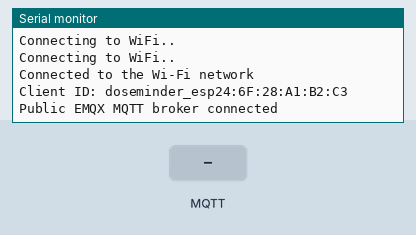
Simulated run of this sketch. Board: ESP32. Parts: the last lines printed to the serial monitor. Inputs (shaded band) come from the test bench. WiFi joins after 1.5 s; servers stay silent unless stated; no MQTT or app messages arrive unless stated.

Above: at 4.7 s.
4.8 s: MQTT message "1" arrives on the first subscribed topic
At 5.8 s:
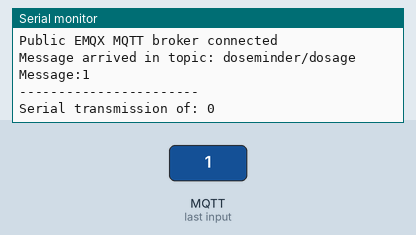
6.3 s: MQTT message "on" arrives on the first subscribed topic
At 7.0 s:
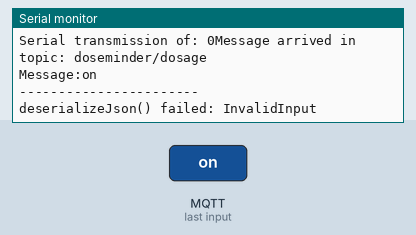
7.8 s: MQTT message "off" arrives on the first subscribed topic
At 9.3 s:
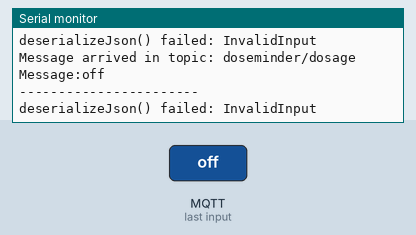

The sketch:

firmware.ino
```cpp
#include <WiFi.h>
#include <PubSubClient.h>
#include <HardwareSerial.h>
#include <ArduinoJson.h>

#define BAUD_RATE  115200

// USART2 Declaration
#define RX2            16
#define TX2            17

HardwareSerial SerialPort2(2);

// WiFi
const char *ssid     = "Pixel_4276";
const char *password = "vaifuncionar";

// MQTT Broker
const char *mqtt_broker   = "broker.emqx.io";
const char *topic         = "doseminder/dosage";
const char *mqtt_username = "emqx";
const char *mqtt_password = "public";
const int   mqtt_port     = 1883;

WiFiClient espClient;
PubSubClient client(espClient);

void setup() {
  // Set software and a hardware serial bridges;
  Serial.begin(BAUD_RATE);
  Serial2.begin(BAUD_RATE, SERIAL_7O1, RX2, TX2);
  delay(2000);

  // Connecting to a WiFi network
  WiFi.mode(WIFI_STA);
  WiFi.begin(ssid, password);
  while (WiFi.status() != WL_CONNECTED) {
    delay(500);
    Serial.println("Connecting to WiFi..");
  }
  Serial.println("Connected to the Wi-Fi network");

  // Connecting to a mqtt broker
  client.setServer(mqtt_broker, mqtt_port);
  client.setCallback(callback);

  while (!client.connected()) {
    String client_id = "doseminder_esp";
    client_id += String(WiFi.macAddress());
    Serial.printf("Client ID: %s\n", client_id.c_str());

    if (client.connect(client_id.c_str(), mqtt_username, mqtt_password)) {
      Serial.println("Public EMQX MQTT broker connected");
    } else {
      Serial.print("Failed with state: ");
      Serial.print(client.state());
      delay(2000);
    }
  }

  client.subscribe(topic);
}

void callback(char *topic, byte *payload, unsigned int length) {
  StaticJsonDocument<60> doc;
  DeserializationError error;

  byte data, dose, recipient;

  Serial.print("Message arrived in topic: ");
  Serial.println(topic);
  Serial.print("Message:");
  for (int i = 0; i < length; i++) {
    Serial.print((char) payload[i]);
  }
  Serial.println();
  Serial.println("-----------------------");

  // Unmarshalling errors
  error = deserializeJson(doc, (char*) payload);
  if (error) {
    Serial.print("deserializeJson() failed: ");
    Serial.println(error.c_str());
    return;
  }

  recipient = (byte) doc["recipient"] << 3;
  dose = doc["dose"];
  data = dose + recipient;

  Serial2.write(data);
  Serial.print("Serial transmission of: ");
  Serial.print(data, BIN);
}

void loop() {
  client.loop();
}
```

Measured:
- after the input at 4.8 s, the serial monitor: prints a new line at once (image 1)
- after the input at 6.3 s, the serial monitor: prints a new line at once (image 2)
- after the input at 7.8 s, the serial monitor: prints a new line at once (image 3)
